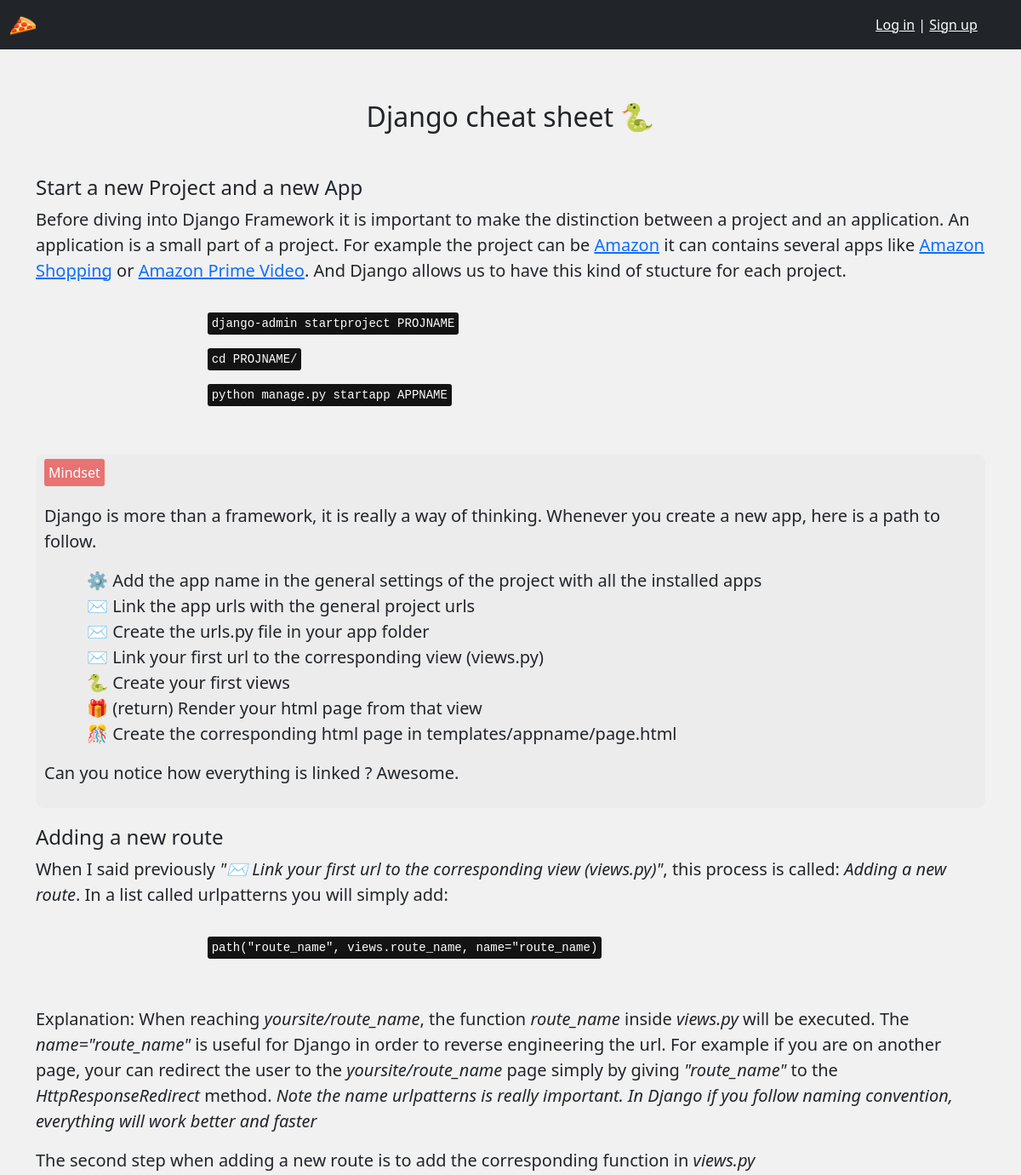
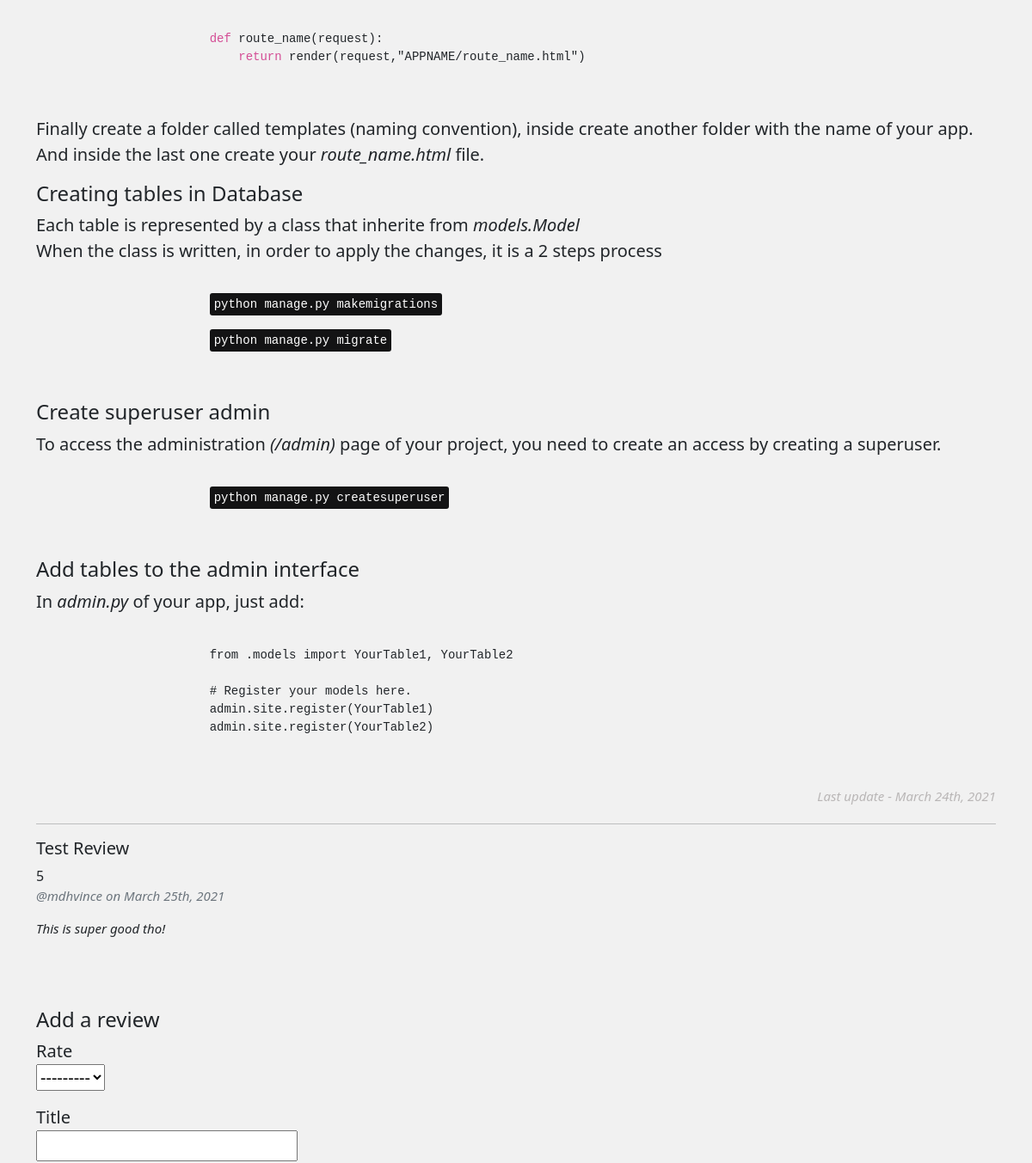
The page /blog/4 (upper part) on the database as committed earlier (2 pictures, top to bottom).
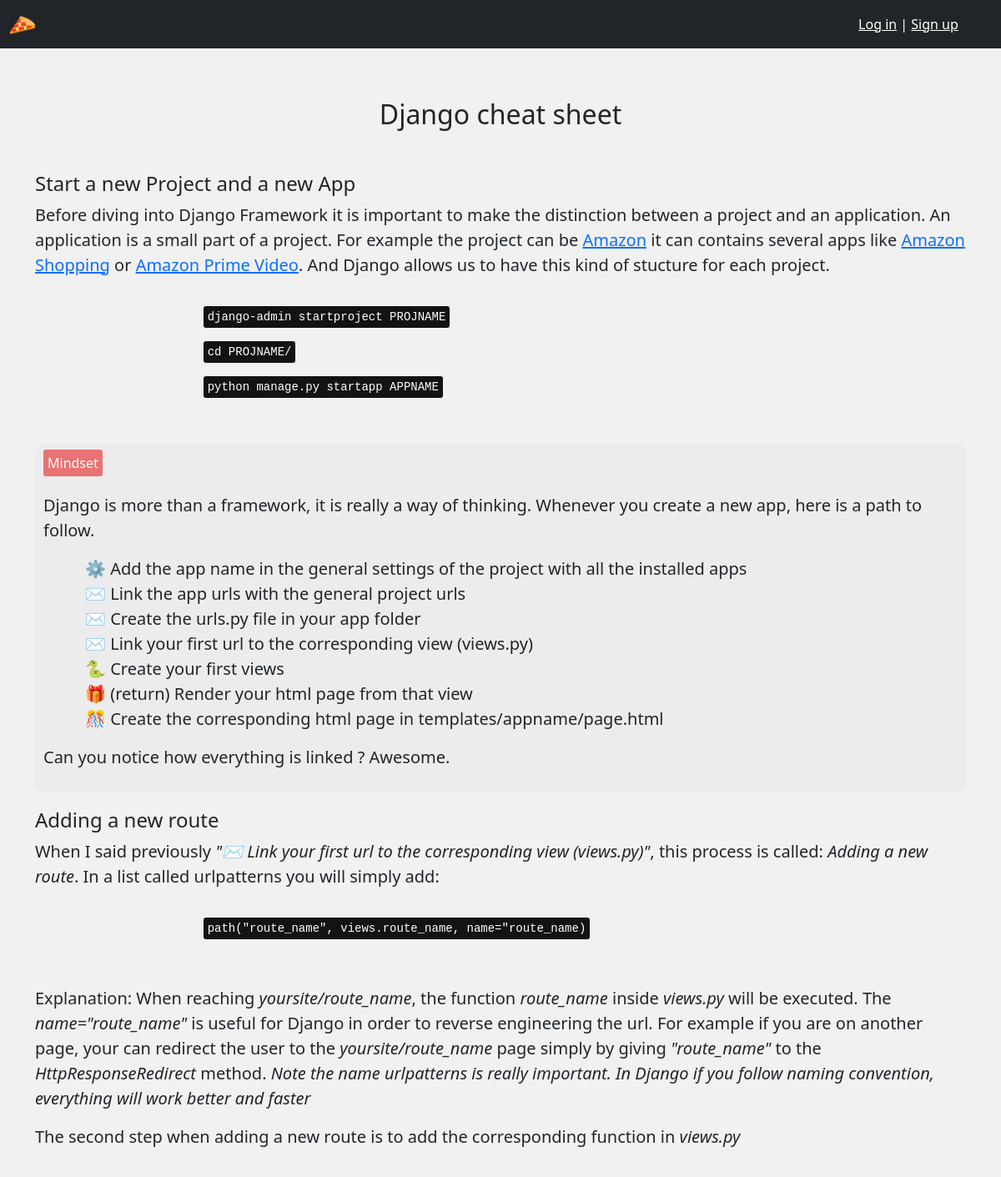
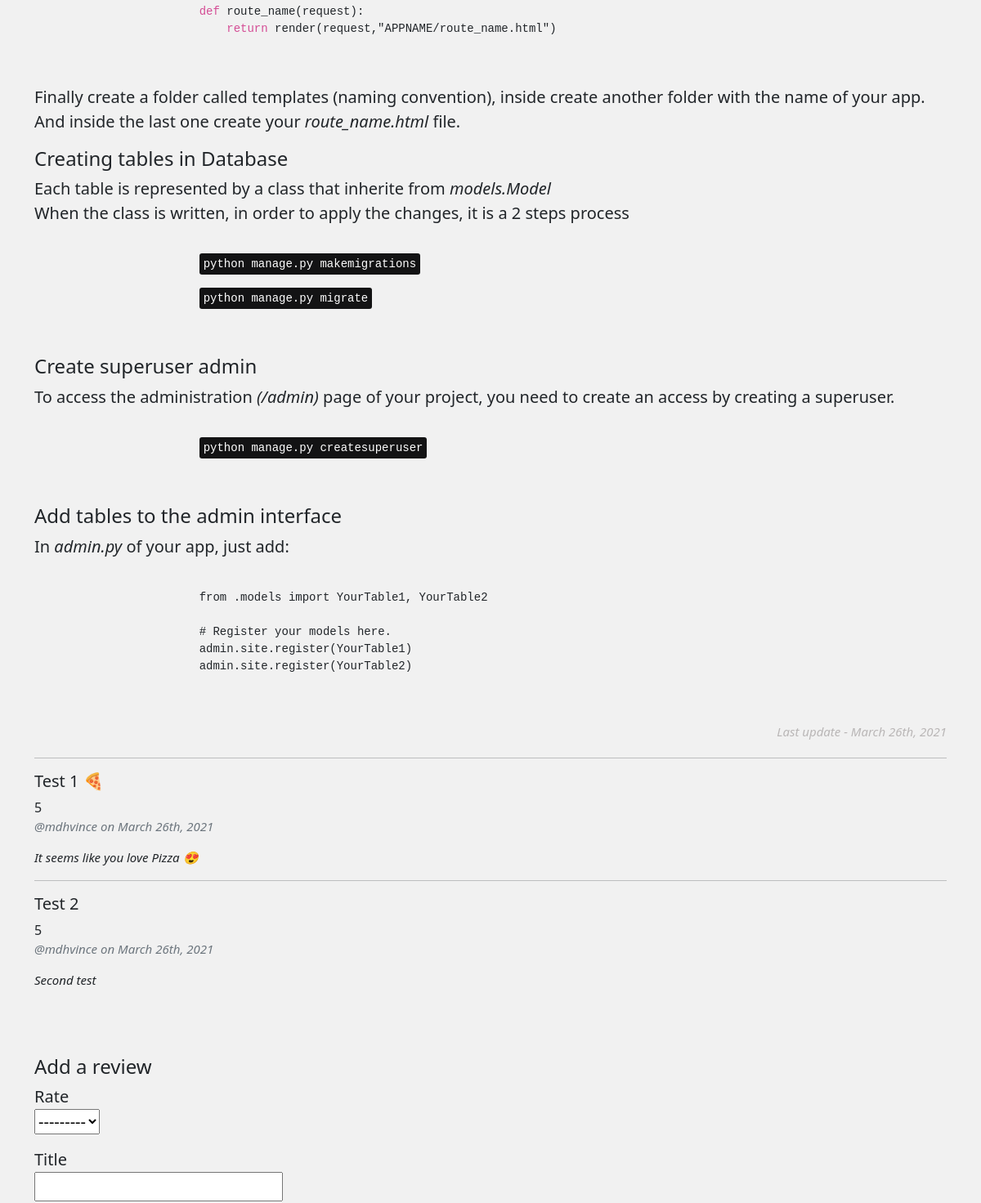
The same page on the database as committed later (2 pictures, top to bottom).
### blog/models.py (models this page shows, shortened)
class BlogPost(models.Model):
    title = models.CharField(max_length=60)
    publication_date = models.DateField(auto_now=True)
    content = models.TextField()
    image = models.ImageField(upload_to='blog/images/', default='static/blog/tenor.gif')
    tags = TaggableManager()

class Review(models.Model):
    title_review = models.CharField(max_length=60)
    date_review = models.DateField(auto_now=True)
    comment = models.TextField()
    notation = models.IntegerField(choices=[(1, 1), (2, 2), (3, 3), (4, 4), (5, 5)])
    blog_post = models.ForeignKey(BlogPost, on_delete=models.CASCADE)
    author = models.ForeignKey(User, on_delete=models.CASCADE, default=-1)

### blog/views.py (the view, shortened to what this page needs)
# urls.py: path("<int:article_id>", views.article, name="article")
def article(request, article_id):
    article = BlogPost.objects.get(pk=article_id)
    reviews = article.review_set.all()
    form = ReviewForm()
    context = {"form": form, "article": article, "reviews": reviews}
    return render(request, "blog/article.html", context)

### blog/forms.py
class ReviewForm(ModelForm):
    class Meta:
        model = Review
        fields = '__all__' # ['title_review', 'comment', 'notation']

### blog/templates/blog/article.html (shortened to what this page needs)
{% extends "blog/layout.html" %}
{% load static %}
{% block body %}
    <main>
        <h2 id="title_article">{{ article.title }}</h2>
        {{ article.content | safe }}
        <p class="lead sign"><i>Last update - {{ article.publication_date|date:"F dS, Y" }}</i></p>
    </main>
    <section class="reviews">
        {% for review in reviews %}
            <hr>
            <h5>{{ review.title_review }}</h5>
            {{review.notation}}
            <p class="text-muted"><i>@{{ review.author }} on {{ review.date_review|date:"F dS, Y" }}</i></p>
            <p class="lead"><i>{{ review.comment }}</i></p>
        {% empty %}
            <p class="lead">Be the first to add a review ⬇️🔥</p>
        {% endfor %}
    </section>
    <section>
        <h4>Add a review</h4>
        <form action="{% url 'article' article.id %}" method="POST">
            <div id="add-review">
                <p class="lead">Rate<br>{{ form.notation }}</p>
                <p class="lead">Title<br>{{ form.title_review }}</p>
            </div>
        </form>
    </section>
{% endblock %}

### blog/templates/blog/layout.html (shortened to what this page needs)
{% load static %}
<!DOCTYPE html>
<html lang="en">
<head>
    <link href="https://cdn.jsdelivr.net/npm/bootstrap@5.0.0-beta3/dist/css/bootstrap.min.css" rel="stylesheet">
    <link rel="stylesheet" type="text/css" href="{% static 'blog/css/styles.css' %}"/>
</head>
<body>
    <header>
        <nav class="navbar navbar-expand-md navbar-dark bg-dark">
            <div class="container-fluid">
                <a class="navbar-brand" href="{% url 'index_blog' %}">
                    <img src="{% static 'blog/pizza.png' %}" alt="" width="30">
                </a>
            </div>
            {% if request.user.is_authenticated %}
                <span>Welcome, {{ request.user }}</span>
                <span><a href="{% url 'logout' %}">Log out</a></span>
            {% else %}
                <span>
                    <a href="{% url 'login' %}">Log in</a> | <a href="{% url 'register' %}">Sign up</a>
                </span>
            {% endif %}
        </nav>
    </header>
    <div class="container">
        {% block body %}
        {% endblock %}
    </div>
</body>
</html>

### blog/static/blog/css/styles.css (style rules this page uses)
body { background-color: rgb(241, 241, 241); }
header { margin-bottom: 60px; }
.tab { margin-left: 50px; }
.cmd { padding: 5px; border-radius: 3px; color: white; background-color: rgb(19, 19, 20); }
.mindset { padding: 10px; border-radius: 10px; background-color: rgb(236, 236, 236); margin-bottom: 20px; }
.mindset_title { padding: 5px; border-radius: 3px; color: white; background-color: rgb(233, 114, 114); }
.hljs-keyword { color: rgb(212, 77, 149); }
.sign { color: rgb(185, 182, 182); text-align: right; margin-bottom: 20px; font-size: 15px; }
.reviews { margin-bottom: 80px; }
.reviews p { font-size: 15px; }
#title_article { margin-top: 50px; margin-bottom: 50px; text-align: center; }
header span { color: white; width: 200px; }
header a { color: white; width: 200px; }
#add-review { display: flex; flex-direction: column; }

Rows that differ between the two databases and show on the page:
removed Review: title_review "Test Review", notation "5", author "mdhvince", date_review "March 25th, 2021", comment "This is super good tho!"
changed BlogPost: title "Django cheat sheet 🐍" → "Django cheat sheet"; publication_date "March 24th, 2021" → "March 26th, 2021"
added Review: title_review "Test 1 🍕", notation "5", author "mdhvince", date_review "March 26th, 2021", comment "It seems like you love Pizza 😍"
added Review: title_review "Test 2", notation "5", author "mdhvince", date_review "March 26th, 2021", comment "Second test"
